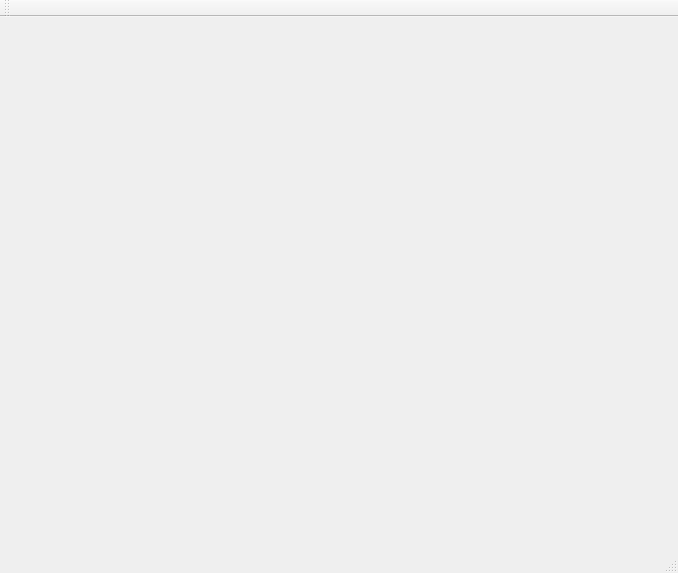
<?xml version="1.0" encoding="UTF-8"?>
<ui version="4.0">
 <class>MainWindow</class>
 <widget class="QMainWindow" name="MainWindow">
  <property name="geometry">
   <rect>
    <x>0</x>
    <y>0</y>
    <width>678</width>
    <height>573</height>
   </rect>
  </property>
  <property name="windowTitle">
   <string>MainWindow</string>
  </property>
  <widget class="QWidget" name="centralWidget">
   <widget class="QLabel" name="label">
    <property name="geometry">
     <rect>
      <x>20</x>
      <y>20</y>
      <width>431</width>
      <height>441</height>
     </rect>
    </property>
    <property name="text">
     <string/>
    </property>
   </widget>
  </widget>
  <widget class="QMenuBar" name="menuBar">
   <property name="geometry">
    <rect>
     <x>0</x>
     <y>0</y>
     <width>678</width>
     <height>23</height>
    </rect>
   </property>
  </widget>
  <widget class="QToolBar" name="mainToolBar">
   <attribute name="toolBarArea">
    <enum>TopToolBarArea</enum>
   </attribute>
   <attribute name="toolBarBreak">
    <bool>false</bool>
   </attribute>
  </widget>
  <widget class="QStatusBar" name="statusBar"/>
 </widget>
 <layoutdefault spacing="6" margin="11"/>
 <resources/>
 <connections/>
</ui>
